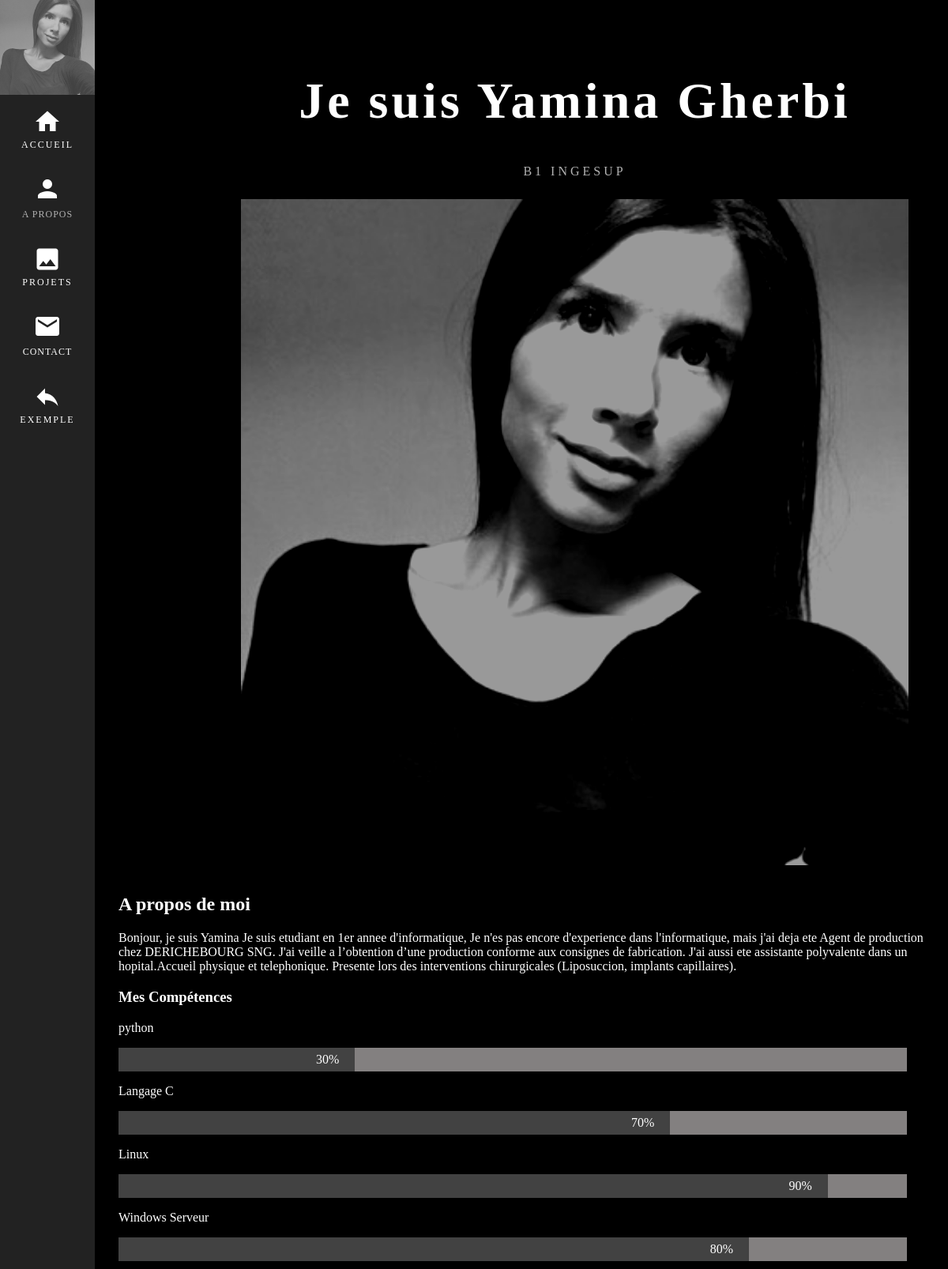
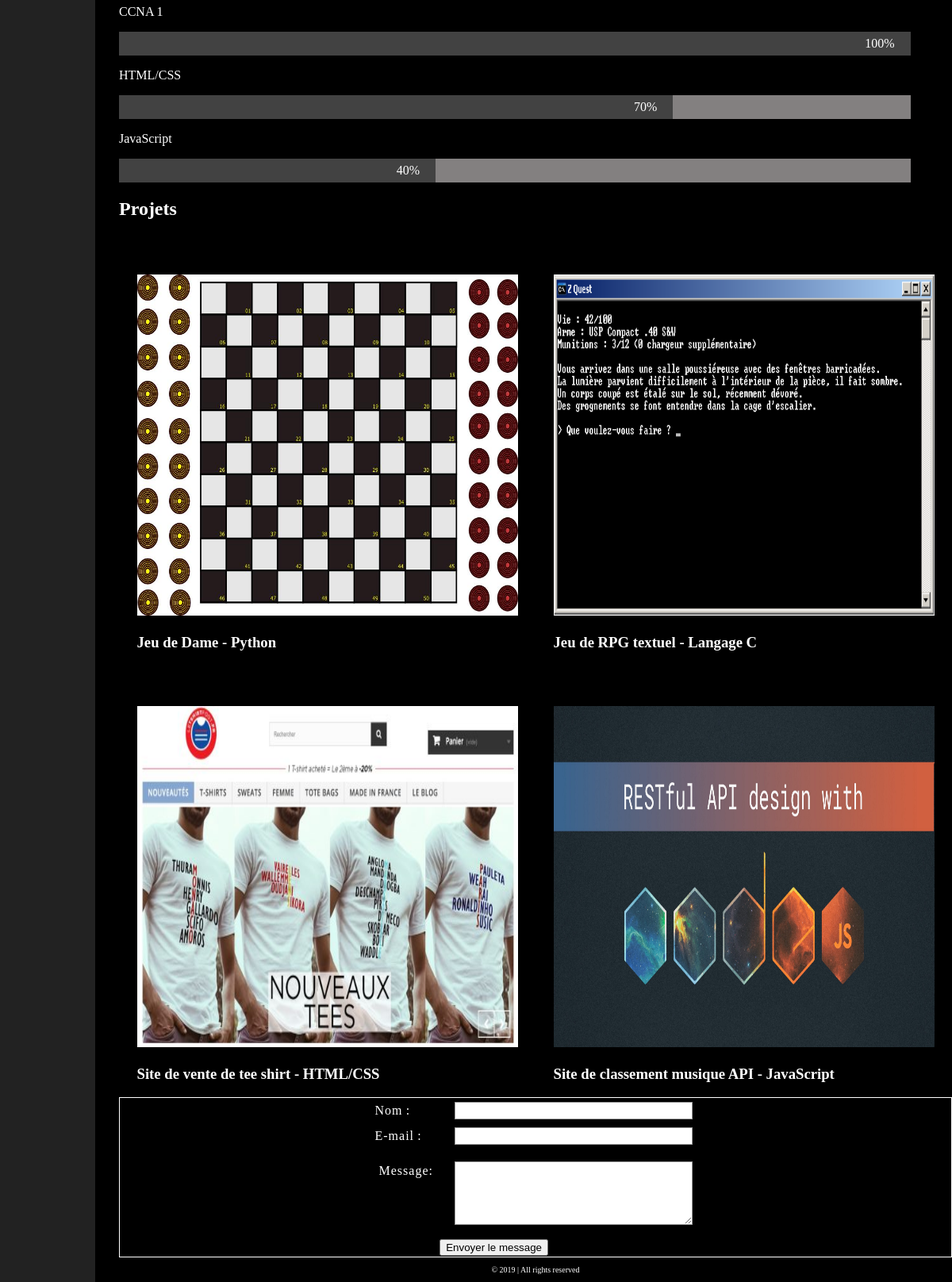
The app's page /projetweb/cv_utilisateur.php?id=3 with its own data (2 pictures, top to bottom).
### tables this page shows
create table utilisateur(
    id_utilisateur int AUTO_INCREMENT not null,
    civilite varchar(5) not null,
    prenom varchar(17) not null,
    nom varchar(19) not null,
    description_u varchar(10000) not null,
    age int not null,
    image_u varchar(10) DEFAULT "0.png" not null,
    mot_de_passe varchar(100) not null,
    date_de_naissance date not null,
    adresse_mail varchar(40) not null,
    tel int not null,
    info_addi varchar(40) null,
    qualite_personnelle varchar(20)not null,
    admin_num int DEFAULT 0 not null,
    primary key (id_utilisateur)
);

create table avoir(
    id_competence int not null,
    id_utilisateur int not null,
    primary key (id_competence,id_utilisateur),
    foreign key (id_competence)references competence(id_competence),
    foreign key (id_utilisateur)references utilisateur(id_utilisateur)
);

create table competence(
    id_competence int AUTO_INCREMENT not null,
    nom_compet varchar(50) not null,
    niveau int not null,
    primary key (id_competence)
);

create table projet(
    id_projet int AUTO_INCREMENT not null,
    nom_projet varchar(100) not null,
    type_projet varchar(100) not null,
    image_projet varchar(1000) not null,
    primary key (id_projet)
);

### projetweb/includes/function.php (called while the page is built, shortened)
<?php
$pdo = new PDO("mysql:host=localhost:3306;dbname=projetweb", "root", "");
if (isset($_GET["id"])) {
    $info_user = $pdo->query(
        'SELECT * FROM utilisateur WHERE id_utilisateur = "' . $_GET["id"] . '"'
    );
    $info_user = $info_user->fetchAll(PDO::FETCH_ASSOC);
    $info_competence = $pdo->query(
        'SELECT competence.id_competence ,nom_compet, niveau, id_utilisateur FROM avoir
            JOIN competence ON avoir.id_competence = competence.id_competence
            WHERE id_utilisateur = "' . $_GET["id"] . '"
            '
    );
    $info_competence = $info_competence->fetchAll(PDO::FETCH_ASSOC);
    $info_creer = $pdo->query(
        'SELECT projet.id_projet, image_projet, nom_projet, type_projet FROM projet
            JOIN creer ON creer.id_projet = projet.id_projet
            WHERE id_utilisateur = "' . $_GET["id"] . '"
            '
    );
    $info_creer = $info_creer->fetchAll(PDO::FETCH_ASSOC);
}

### projetweb/cv_utilisateur.php (the view, shortened to what this page needs)
<?php require_once("includes/function.php");?>
<!DOCTYPE html>
<html>
<head>
    <link rel="stylesheet" type="text/css" media="screen" href="CSS/portfolio.css">
    <link rel="stylesheet" type="text/css" media="screen" href="CSS/modify.css">
</head>
<body>
    <aside>
        <nav>
            <img src="image/<?= $info_user[0]["image_u"] ?>" alt="">
            <a href="#home" class="home"><i class="material-icons md-36">home</i>
            <p>Accueil</p>
            </a>
            <a href="#about" class="about"><i class="material-icons md-36">person</i>
            <p>A Propos</p>
            </a>
            <a href="#projets" class="project"><i class="material-icons md-36">image</i>
            <p>Projets</p>
            </a>
            <a href="#contact" class="contact"><i class="material-icons md-36">mail</i>
            <p>Contact</p>
            </a>
            <?php if($_SESSION['admin'] == 1) :?>
            <a class="msg" href="admin.php"><i class="material-icons md-36">reply</i><p>Admin</p></a>
            <?php else :?>
            <a class="msg" href="accueil.php"><i class="material-icons md-36">reply</i><p>exemple</p></a>
            <?php endif ?>
        </nav>
    </aside>
        <main>
            <header class="home" id="home"><br><br>
            <h1>Je suis <?= $info_user[0]['prenom'] . " " . $info_user[0]["nom"] ?></h1>
            <h5>B1 INGESUP</h5>
            <img src="image/<?= $info_user[0]["image_u"] ?>" alt="">
            </header>
        </main>
        <section class="section_about" id="about">
            <h2>A propos de moi</h2>
            <p>
                <span>Bonjour, je suis <?= $info_user[0]['prenom'] ?></span> <?= $info_user[0]['description_u'] ?>
            </p>
            <h3>Mes Compétences</h3>
            <?php if (!empty($info_competence)) :
            foreach ($info_competence as $key => $value) : ?>
            <p><?= $value["nom_compet"] ?></p>
            <div class="container">
                <div style="width:<?= $value["niveau"] ?>%" class="competence python"><?= $value["niveau"] ?>%</div>
            </div>
            <?php if ($_SESSION["modification"] == 1) : ?>
            <a href="removeCompetence.php?id_competence=<?= $value["id_competence"] ?>"><i class="material-icons md-36">backspace</i></a>
            <?php endif; endforeach; endif ?>
        </section>
        <section class="section_project" id="project">
            <h2>Projets</h2>
            <div class="tout">
            <?php if (!empty( $info_creer)) :
              foreach ( $info_creer as $key => $value) : ?>
                <div class="col">
                    <img src="image_projet/<?= $value["image_projet"] ?>" alt="">
                    <h3><?=$value["nom_projet"]?> - <?=$value["type_projet"]?></h3>
                </div>
                <?php if ($_SESSION["modification"] == 1) : ?>
            <a href="removeProjet.php?id_projet=<?= $value["id_projet"] ?>"><i class="material-icons md-36">backspace</i></a>
            <?php endif; endforeach; endif ?>
            </div>
        </section>
        <section class="contact" id="contact">
                <form class="form_contact" action="" method="post">
            <div>
              <label for="name">Nom :</label>
              <input type="text" id="name" name="user_name" />
            <div>
            <div>
              <label for="mail">E-mail :</label>
              <input type="email" id="mail" name="user_email" />
            </div>
            <div>
              <label for="msg">Message:</label>
              <textarea id="msg" name="user_message"></textarea>
            </div>
            <div>
                    <button type="submit">Envoyer le message</button>
                </div>
            </div>
        </form>
        </section>
        <footer>
            <section class="bot">
                <p>&copy 2019 | All rights reserved</p>
            </section>
        </footer>
</body>
</html>

### projetweb/CSS/portfolio.css (style rules this page uses)
body { padding: 0; margin: 0; background: black; color: white; margin-left: 150px; }
*,*::before,*::after { box-sizing: border-box }
a { text-decoration: none; }
img { width: 100%; }
.home img { width: 100%; -webkit-filter: grayscale(100%) contrast(100%); filter: grayscale(100%) contrast(200%) brightness(60%); }
aside { position: fixed; background: #222; top: 0; left: 0; width: 120px; height: 100%; overflow: none; z-index: 1; text-align: center; padding: 0; }
aside img { filter: grayscale(100%) contrast(50%) brightness(100%); margin-bottom: -3px; }
.material-icons.md-36 { font-size: 36px; }
aside a { display: block; padding: 15px 0; color: white; transition: all 0.35s; text-transform: uppercase; font-size: 0.75em; letter-spacing: 2px; }
aside p { margin: 0; padding: 0; }
main { max-width: 980px; background: #000; margin-left: 10%; padding: 12px 50px 12px 50px; }
header { text-align: center; letter-spacing: 2px; }
header h1 { font-weight: bold; font-size: 4em; letter-spacing: 4px; }
header h5 { font-weight: 300; font-size: 1em; letter-spacing: 4px; color: #b2b2b2; }
.about,.projets,.contact { line-height: 1.5em; letter-spacing: 1px; font-weight: 300; }
.about p { color: #b2b2b2; }
.container { width: 95%; background-color: #838080; }
.competence { text-align: right; padding-right: 20px; line-height: 30px; color: white; background-color: #424242; }
.python { width: 30%; }
.tout { display: flex; flex-direction: row; justify-content: space-around; flex-wrap: wrap; }
.col img { padding-top: 50px; height: 480px; width: 480px; }
.bot { text-align: center; font-size: 10px; }
#contact { border: 1px solid white; }
.form_contact { text-align: center; }
form div + div { margin-top: 1em; }
label { display: inline-flex; width: 90px; text-align: right; }
input, textarea { font: 1em sans-serif; width: 300px; box-sizing: border-box; border: 1px solid #999; }
textarea { vertical-align: top; height: 5em; }
button { margin-left: -10%; }

### projetweb/CSS/modify.css (style rules this page uses)
input { margin: 5px; color: white; }

### records on screen
utilisateur: image_u (picture), prenom "Yamina", nom "Gherbi", description_u "Je suis etudiant en 1er annee d'informatique, Je n'es pas encore d'experience dans l'informatique, mais j'ai deja ete Agent de production chez DERICHEBOURG SNG. J'ai veille a l’obtention d’une production conforme aux consignes de fabrication. J'ai aussi ete assistante polyvalente dans un hopital.Accueil physique et telephonique. Presente lors des interventions chirurgicales (Liposuccion, implants capillaires)."
avoir: id_competence.nom_compet "python", id_competence.niveau "30"
avoir: id_competence.nom_compet "Langage C", id_competence.niveau "70"
avoir: id_competence.nom_compet "Linux", id_competence.niveau "90"
avoir: id_competence.nom_compet "Windows Serveur", id_competence.niveau "80"
avoir: id_competence.nom_compet "CCNA 1", id_competence.niveau "100"
avoir: id_competence.nom_compet "HTML/CSS", id_competence.niveau "70"
avoir: id_competence.nom_compet "JavaScript", id_competence.niveau "40"
projet: image_projet (picture), nom_projet "Jeu de Dame", type_projet "Python"
projet: image_projet (picture), nom_projet "Jeu de RPG textuel", type_projet "Langage C"
projet: image_projet (picture), nom_projet "Site de vente de tee shirt", type_projet "HTML/CSS"
projet: image_projet (picture), nom_projet "Site de classement musique API", type_projet "JavaScript"
